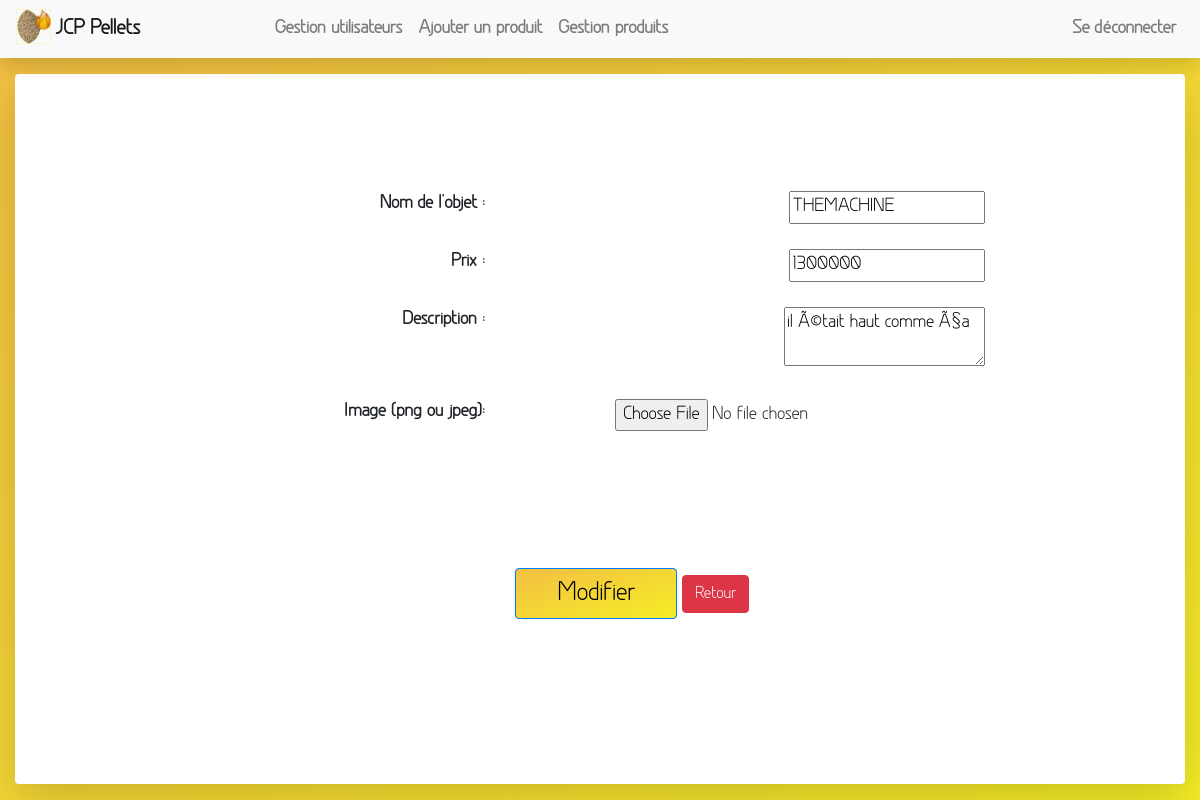
/views/admin_side/productsManagement.php?modifyProduct=3 (signed in), run on the app's committed database.
### tables this page shows
CREATE TABLE `jcp_products` (
  `id` int(11) NOT NULL,
  `price` float NOT NULL,
  `name` varchar(30) NOT NULL,
  `image` mediumblob NOT NULL,
  `image_type` varchar(255) NOT NULL,
  `description` varchar(255) NOT NULL
);

### controllers/admin_side/productsManagementCtrl.php (called while the page is built, shortened)
<?php
require '../../models/Database.php';
require '../../models/Products.php';
if(isset($_GET['modifyProduct'])){
    $product = new Products();
    $product->id = htmlspecialchars($_GET['modifyProduct']);
    $infoProduct = $product->infoProduct();
}

### models/Database.php (called while the page is built, shortened)
<?php
class Database{
    public function __construct() {
        $this->db = new PDO('mysql:dbname=;host=localhost', '', '', [PDO::ATTR_ERRMODE=>PDO::ERRMODE_EXCEPTION]);
    }
}

### models/Products.php (called while the page is built, shortened)
<?php
class Products extends Database{
    public $id;
    public function listProducts(){
        $query = 'SELECT * FROM `jcp_products`';
        $listProducts = $this->db->query($query);
        $list = $listProducts->fetchAll(PDO::FETCH_OBJ);
        if(COUNT($list)){
            $this->id = $list[0]->id;
            return $list;
        }
    }
    public function infoProduct(){
        $query = 'SELECT * FROM `jcp_products` WHERE `id` = :id';
        $infoProduct = $this->db->prepare($query);
        $infoProduct->bindValue(':id', $this->id, PDO::PARAM_INT);
        if($infoProduct->execute()){
            $info = $infoProduct->fetchAll(PDO::FETCH_OBJ);
            return $info;
        }
    }
}

### views/admin_side/productsManagement.php (the view, shortened to what this page needs)
<?php
require '../../controllers/admin_side/productsManagementCtrl.php';
?>
<!DOCTYPE html>
<html>
    <head>
        <link rel="stylesheet" href="https://stackpath.bootstrapcdn.com/bootstrap/4.2.1/css/bootstrap.min.css">
        <link rel="stylesheet" href="../../assets/css/style.css">
    </head>
    <body>
        <nav class="navbar navbar-expand-lg navbar-light bg-light sticky-top shadow">
            <a class="navbar-brand" href="accueilAdmin.php"><img src="../../assets/img/logoJCP.png" id="logoNavabarJCP"/>JCP Pellets</a>
            <div class="collapse navbar-collapse" id="navbarSupportedContent">
                <ul class="navbar-nav mr-auto">
                    <li class="nav-item">
                        <a class="nav-link" href="usersManagement.php">Gestion utilisateurs</a>
                    </li>
                    <li class="nav-item">
                        <a class="nav-link" href="addProduct.php">Ajouter un produit</a>
                    </li>
                    <li class="nav-item">
                        <a class="nav-link" href="productsManagement.php">Gestion produits</a>
                    </li>
                </ul>
                <ul class="navbar-nav">
                    <?php
            if(isset($_SESSION['username'])){
                ?>
                    <li class="nav-item">
                        <a class="nav-link" href="../../index.php?disconnect">Se déconnecter</a>
                    </li>
                <?php
            }
            ?>
                </ul>
            </div>
        </nav>
        <div class="container-fluid">
            <div class="generalDisplay productsList shadow-lg p-3bg-white mt-3 mb-3 rounded">
                <?php
                if(isset($_GET['modifyProduct'])){
                    foreach($infoProduct as $info){
                        ?>
                <form action="productsManagement.php?modifyProduct=<?= $info->id; ?>" enctype="multipart/form-data" method="post" class="addProductForm">
                            <div class="row addProductDiv">
                                <div class="offset-lg-1 col-lg-4">
                                    <label for="name">Nom de l'objet : </label>
                                </div>
                                <div class="offset-lg-1 col-lg-4">
                                    <input id="name" type="text" name="name" value="<?= $info->name ?>" data-toggle="popover" data-trigger="focus" title="Choisir un nom pour le produit" data-content="Doit être clair et compréhensible" required>
                                </div>
                            </div>
                            <div class="row addProductDiv">
                                <div class="offset-lg-1 col-lg-4">
                                    <label for="price">Prix : </label>
                                </div>
                                <div class="offset-lg-1 col-lg-4">
                                    <input id="price" type="text" name="price" value="<?= $info->price ?>" data-toggle="popover" data-trigger="focus" title="Choisir un prix" data-content="Doit être un chiffre entier ou décimal. Merci de ne pas ajouter le symbole €, l'ajout se fera automatiquement." required>
                                </div>
                            </div>
                            <div class="row addProductDiv">
                                <div class="offset-lg-1 col-lg-4">
                                    <label for="description">Description : </label>
                                </div>
                                <div class="offset-lg-1 col-lg-4">
                                    <textarea id="description" name="description" data-toggle="popover" data-trigger="focus" title="Entrer une description" data-content="Doit faire au maximum 255 caractères." maxlength="255" required><?= $info->description ?></textarea>
                                </div>
                            </div>
                            <div class="row addProductDiv">
                                <div class="offset-lg-1 col-lg-4">
                                    <label for="image">Image (png ou jpeg): </label>
                                </div>
                                <div class="offset-lg-1 col-lg-4">
                                    <input id="image" type="file" name="image" data-toggle="popover" data-trigger="focus" title="Choisir une image" data-content="Ne doit pas dépasser 750ko" required>
                                </div>
                            </div>
                            <div class="row">
                                <div class="offset-lg-5 col-lg-3">
                                    <button type="submit" class="btn btn-primary buttonSubmit2">Modifier</button>
                                    <a href="productsManagement.php" class="btn btn-danger" id="returnButtonProducts">Retour</a>
                                </div>
                            </div>
                        </form>
                                <?php
                    }
                }
                ?>
            </div>
        </div>
    </body>
</html>

### assets/css/style.css (style rules this page uses)
.generalDisplay { height: calc(100vh - 90px); background-color: white; }
body { font-family: 'Greyscale'; font-weight: bold; font-size: 110%; background-image: linear-gradient(to bottom right, rgb(243, 191, 68), rgb(245, 237, 37)); }
#logoNavabarJCP { width: 15%; margin-right: 2%; margin-top: -2%; }
.addProductDiv { text-align: right; margin-top: 2%; }
.addProductForm { margin-top: 10%; }
.buttonSubmit2 { width: 60%; background-image: linear-gradient(to bottom right, rgb(243, 191, 68), rgb(245, 237, 37)); margin-top: 50%; color: black; font-size: 25px; }
.productsList { overflow-y: scroll; overflow-x: hidden; }
#returnButtonProducts { margin-top: 50%; }

### data on the page
jcp_products: name "THEMACHINE", price "1300000", description "il Ã©tait haut comme Ã§a"
